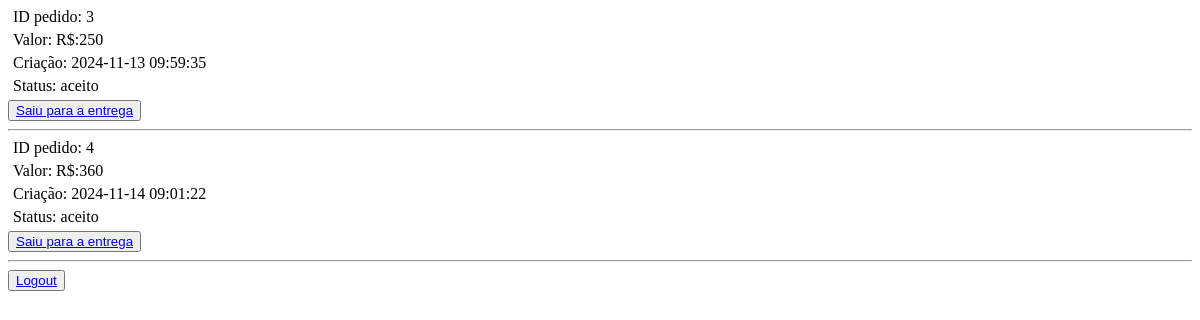
Before: /restaurante (signed in) with the older database file.
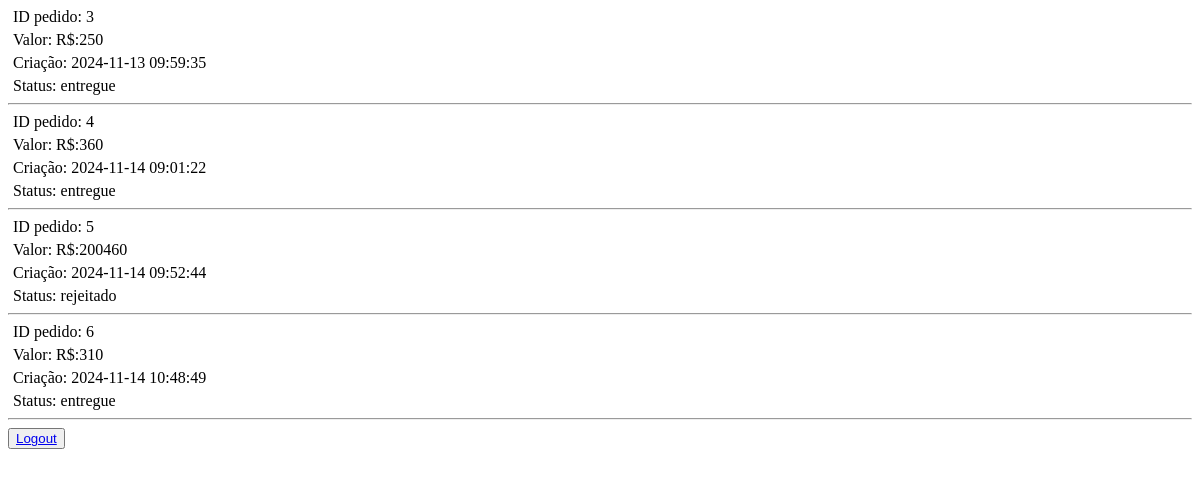
After: the same page with the newer database file.
### tables this page shows
CREATE TABLE venda(
                            pk_venda INTEGER PRIMARY KEY NOT NULL,
                            valor NUMERIC CHECK (valor > 0) NOT NULL,
                            pk_usuario INTEGER REFERENCES usuario NOT NULL,
                            pk_restaurante INTEGER REFERENCES restaurante NOT NULL,
                            criacao DATE DEFAULT(datetime('now', 'localtime')),
                            status VARCHAR(50) DEFAULT "criado"
                            );

### main.py (the view)
@app.route('/restaurante', methods=['GET','POST'])
def restaurante():
    if session.get('login') == None or session['login'] == False:
        session['login'] = False
        return render_template("index.jinja",login = session['login'])
    vendas = database.consulta_pedidos(session['pk'])
    pedidos = []
    for venda in vendas:
        if venda[4] != "cancelado" or venda[4] == "entregue":
            pedido = {
                        "pk": venda[0],
                        "valor": venda[1],
                        "pk_usuario": venda[2],
                        "criacao": venda[3],
                        "status": venda[4]
                    }
            pedidos.append(pedido)
    session['pedidos'] = pedidos
    return render_template("restaurante.jinja",nome = session['nome'],pedidos = session['pedidos'])

### database/database.py (called while the page is built)
    def consulta_pedidos(self,pk_restaurante):
        sql = f'SELECT pk_venda,valor,pk_usuario,criacao,status FROM venda WHERE pk_restaurante = ?;'
        result = self.conexao.execute(sql,(pk_restaurante,))
        return result.fetchall()

### templates/restaurante.jinja (shortened to what this page needs)
<!DOCTYPE html>
<html lang="pt-BR">
  <head>
    <link rel="stylesheet" href="{{ url_for('static',filename='styles/restaurante.css') }}" >
  </head>
  <body>
    {% if pedidos[0] is none %}
      <p>Nenhum pedido</p>
    {% else %}
      {% for pedido in pedidos%}
       <div class="pedidos">
        <p>ID pedido: {{ pedido["pk"] }}</p>
        <p>Valor: R$:{{ pedido["valor"] }}</p>
        <p>Criação: {{ pedido["criacao"] }}</p>
        <p>Status: {{ pedido["status"] }}</p>
        {% if pedido["status"] == "criado" %}
          <button><a href="{{ url_for('aceitar', pk=pedido['pk']) }}">Aceitar</a></button>
          <button><a href="{{ url_for('rejeitar', pk=pedido['pk']) }}">Rejeitar</a></button>
        {% elif pedido["status"] == "aceito" %}
          <button><a href="{{ url_for('entrega', pk=pedido['pk']) }}">Saiu para a entrega</a></button>
        {% elif pedido["status"] == "saiu para a entrega" %}
          <button><a href="{{ url_for('entregue', pk=pedido['pk']) }}">Entregue</a></button>
        {% endif %}
        <hr>
       </div>
      {% endfor %}
    {% endif %}
    <button><a href="{{ url_for('logout') }}">Logout</a></button>
  </body>
</html>

### static/styles/restaurante.css (style rules this page uses)
.pedidos p { margin: 5px; }

Changed rows visible on the page:
changed venda (number 1 of 4 on the later page): status "aceito" → "entregue"; no longer shows "Saiu para a entrega"
changed venda id 4: status "aceito" → "entregue"; no longer shows "Saiu para a entrega"
added venda: pk "5", valor "200460", criacao "2024-11-14 09:52:44", status "rejeitado"
added venda: pk "6", valor "310", criacao "2024-11-14 10:48:49", status "entregue"
